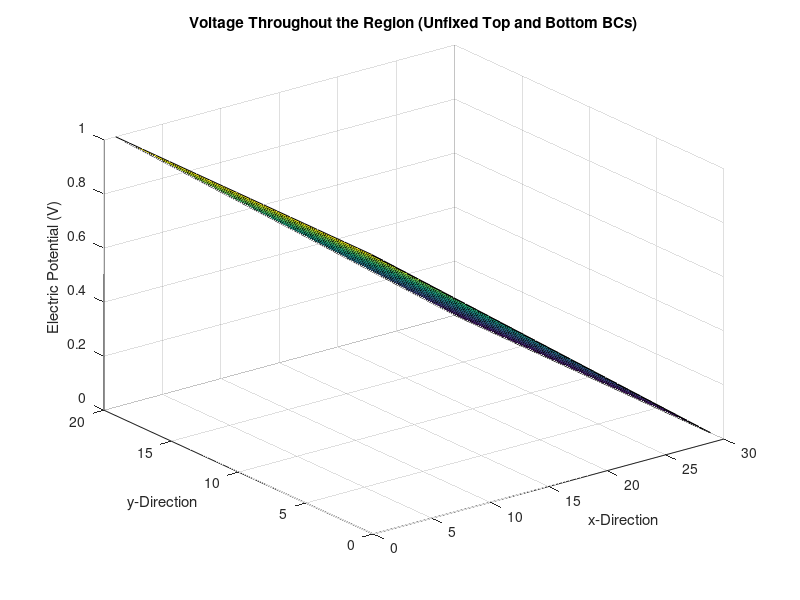
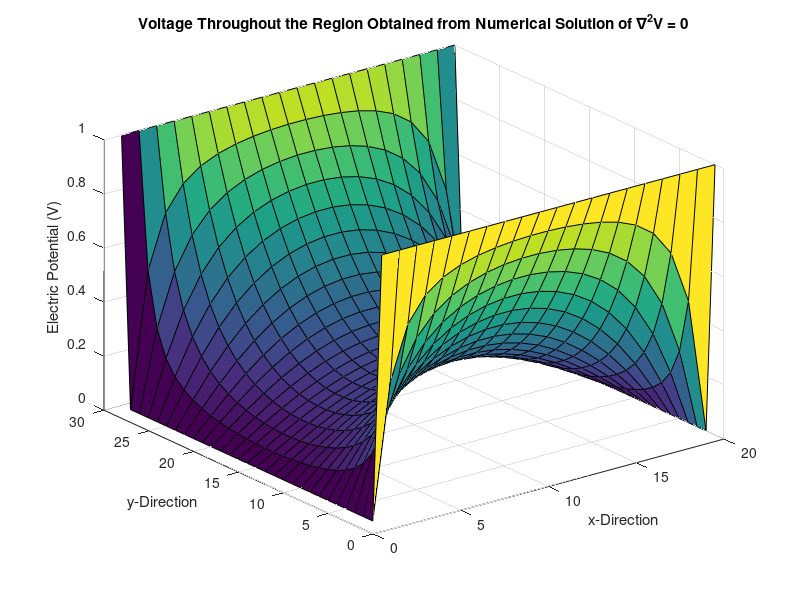
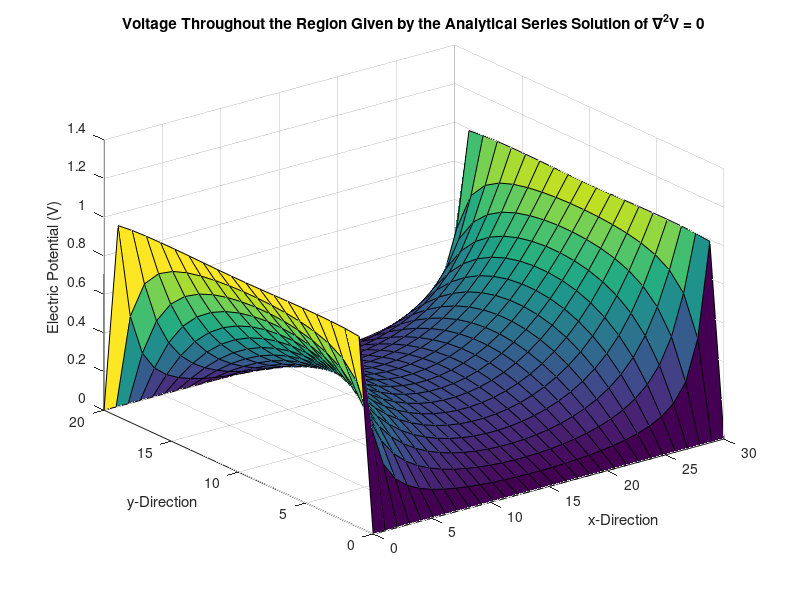

Reproduce these figures in MATLAB, in order.
L = 30;
W = 20;
meshSize = 1;
V_o = 1;
seriesTermCount = 300;

nx = L/meshSize;
ny = W/meshSize;

G = sparse(nx, nx);
B = zeros(nx, 1);
V_2D = zeros(ny, nx);

%Construction of discrete Laplace operator and solution vector
    
for i = 1:nx %i counts x coordinate
       
       %mapping from mesh space to equation space
       
       n = i;
       nxm = i - 1;
       nxp = i + 1;
       
       %implement boundary conditions
        
       if (i == 1)
           
           G(n,n) = 1;
           B(n) = V_o;
           
       elseif (i == nx)
           
           G(n,n) = 1;
   
       %construct discrete Laplace operator    
       else
           
           G(n,n) = -2/meshSize;
           G(n,nxm) = 1/meshSize;
           G(n,nxp) = 1/meshSize;
     
       end
       
end

V_1D = G\B;

for count = 1:ny
    
   V_2D(count,:) = V_1D;
    
end

figure;
surf(V_2D);
title('Voltage Throughout the Region (Unfixed Top and Bottom BCs)');
xlabel('x-Direction');
ylabel('y-Direction');
zlabel('Electric Potential (V)');

%1 b)%

G = sparse(nx*ny, nx*ny);
B = zeros(nx*ny, 1);

%Construction of discrete Laplace operator and solution vector
for j = 1:ny %j counts y coordinate
    
   for i = 1:nx %i counts x coordinate
       
       %mapping from mesh space to equation space
       
       n = i + (j - 1)*nx;
       nym = i + (j - 2)*nx;
       nyp = i + j*nx;
       nxm = (i - 1) + (j - 1)*nx;
       nxp = (i + 1) + (j - 1)*nx;
       
       %implement boundary conditions
       if ((i > 1 && i < nx) && ((j == 1) || (j == ny)))
          
           G(n,:) = 0;
           G(n,n) = 1;
           B(n) = 0;
   
       elseif (i == 1) || (i == nx)
           
           G(n,:) = 0;
           G(n,n) = 1;
           B(n) = V_o;
   
       %construct discrete Laplace operator    
       else
           
           G(n,n) = -4/meshSize;
           G(n,nym) = 1/meshSize;
           G(n,nyp) = 1/meshSize;
           G(n, nxp) = 1/meshSize;
           G(n, nxm) = 1/meshSize;
     
       end
       
   end
    
end
 
V = G\B;
V = reshape(V, [nx ny]);

figure;
surf(V);
title('Voltage Throughout the Region Obtained from Numerical Solution of \nabla^2V = 0');
xlabel('x-Direction');
ylabel('y-Direction');
zlabel('Electric Potential (V)');

%Define Analytical Series Solution

x = linspace(0, L, nx);
y = linspace(0, W, ny);
V_an = zeros(length(x), length(y));

seriesSolution = @(x,y,k) (4*V_o/pi)*(1/k)*((cosh((k*pi*x)/W))*(sin((k*pi*y)/W)))/(cosh((k*pi*(L/2))/W));

for xval = 1:length(x)
    for yval = 1:length(y)
        for k = 1:2:seriesTermCount
                            
            V_an(xval,yval) = V_an(xval,yval) + seriesSolution(x(xval) - (L)/2,y(yval),k);
                       
        end  
    end   
end

[Y,X] = meshgrid(y,x);

figure;
surf(X, Y, V_an);
title('Voltage Throughout the Region Given by the Analytical Series Solution of \nabla^2V = 0');
xlabel('x-Direction');
ylabel('y-Direction');
zlabel('Electric Potential (V)');